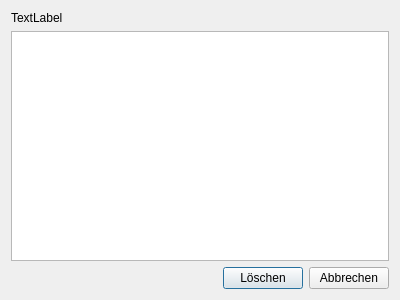
<?xml version="1.0" encoding="UTF-8"?>
<ui version="4.0">
 <class>CostumDeleteDialog</class>
 <widget class="QDialog" name="CostumDeleteDialog">
  <property name="geometry">
   <rect>
    <x>0</x>
    <y>0</y>
    <width>400</width>
    <height>300</height>
   </rect>
  </property>
  <property name="windowTitle">
   <string>Dialog</string>
  </property>
  <layout class="QVBoxLayout" name="verticalLayout">
   <item>
    <widget class="QLabel" name="label">
     <property name="text">
      <string>TextLabel</string>
     </property>
    </widget>
   </item>
   <item>
    <widget class="QListWidget" name="listWidget">
     <property name="alternatingRowColors">
      <bool>true</bool>
     </property>
     <property name="isWrapping" stdset="0">
      <bool>false</bool>
     </property>
     <property name="wordWrap">
      <bool>true</bool>
     </property>
    </widget>
   </item>
   <item>
    <layout class="QHBoxLayout" name="horizontalLayout">
     <item>
      <spacer name="horizontalSpacer">
       <property name="orientation">
        <enum>Qt::Horizontal</enum>
       </property>
       <property name="sizeHint" stdset="0">
        <size>
         <width>40</width>
         <height>20</height>
        </size>
       </property>
      </spacer>
     </item>
     <item>
      <widget class="QPushButton" name="pushButton_2">
       <property name="text">
        <string>Löschen</string>
       </property>
      </widget>
     </item>
     <item>
      <widget class="QPushButton" name="pushButton">
       <property name="text">
        <string>Abbrechen</string>
       </property>
      </widget>
     </item>
    </layout>
   </item>
  </layout>
 </widget>
 <tabstops>
  <tabstop>listWidget</tabstop>
  <tabstop>pushButton</tabstop>
  <tabstop>pushButton_2</tabstop>
 </tabstops>
 <resources/>
 <connections/>
</ui>
